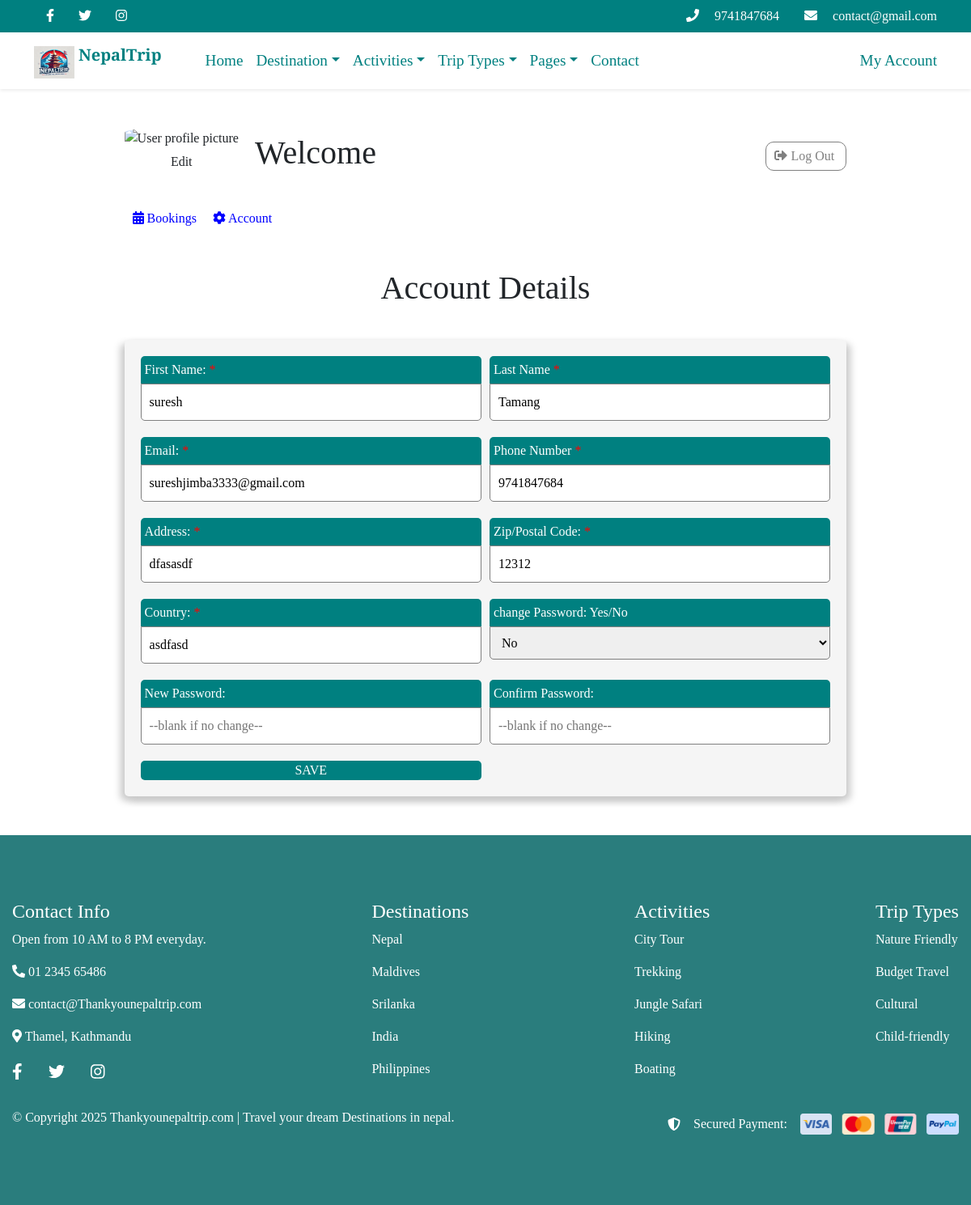
The page /my-account-setting.php (signed in) on the database its author committed.
### tables this page shows
CREATE TABLE `users` (
  `userid` varchar(50) NOT NULL,
  `phone_number` varchar(20) DEFAULT NULL,
  `address` varchar(255) DEFAULT NULL,
  `zip_postal_code` varchar(20) DEFAULT NULL,
  `country` varchar(50) DEFAULT NULL,
  `first_name` varchar(50) DEFAULT NULL,
  `last_name` varchar(50) DEFAULT NULL,
  `user_name` varchar(50) DEFAULT NULL,
  `email` varchar(100) NOT NULL,
  `password` varchar(255) NOT NULL,
  `profilepic` varchar(255) DEFAULT NULL,
  `status` enum('active','inactive','suspended') DEFAULT 'inactive'
);

### my-account-setting.php (the view, shortened to what this page needs)
<?php
require 'connection.php';
$user_id = $_SESSION['user_id'];
$stmt = $conn->prepare("SELECT * FROM users WHERE userid = ?");
$stmt->bind_param("s", $user_id);
$stmt->execute();
$result = $stmt->get_result();
if ($result->num_rows > 0) {
    $user = $result->fetch_assoc();
} else {
    header('location:login.php');
    exit;
}
?>
<!DOCTYPE html>
<html lang="en">
<head>
    <link href="https://cdn.jsdelivr.net/npm/bootstrap@5.3.2/dist/css/bootstrap.min.css" rel="stylesheet"
 />
    <link rel="stylesheet" href="index.css">
</head>
<body>
    <?php
    include("frontend/header.php");
    ?>
    <div class="features">
        <div class="container py-5 ">
            <div class="top-container">
                <div class="profile-top" style="display: flex; gap: 20px; align-items: center;">
                    <div class="image">
                        <img id="profilePic" alt="User profile picture" height="80"
                            src="https://storage.googleapis.com/a1aa/image/lYqBODwnaMU-b05_oodpY-_9bnJPEcMy7zRIn0c6F8k.jpg"
                            width="80" style="border-radius: 20%; cursor: pointer;" />
                        <p style="text-align: center; padding-top: 5px;" id="profilePic">Edit</p>
                    </div>
                    <h1 class="">
                        Welcome <?php echo $user['user_name']; ?>
                    </h1>
                </div>
                <a class="logout-btn" href="logout" onclick="return confirm('Are you sure want to logout?');">
                    <i class="fas fa-sign-out-alt mr-2">
                    </i>
                    Log Out
                </a>
            </div>
            <div class="navigation-menu">
                <a href="my-account" class="nav-btn"><i class="fas fa-calendar-alt"></i>
                    Bookings</a>
                <a href="my-account-setting" class="nav-btn"><i class="fas fa-cog"></i>
                    Account</a>
            </div>
            <div class="user-contents">
                <h1 style="margin-bottom: 40px;"> Account Details</h1>
                <form action="" method="post">
                    <div class="form-child">
                        <label for="">First Name: <span style="color:red">*</span></label><br>
                        <input type="text" name="firstname" id="" value="<?php echo $user['first_name']; ?>">
                    </div>
                    <div class="form-child">
                        <label for="">Last Name <span style="color:red">*</span></label><br>
                        <input type="text" name="lastname" id="" value="<?php echo $user['last_name']; ?>">
                    </div>
                    <div class="form-child">
                        <label for="">Email: <span style="color:red">*</span></label><br>
                        <input type="email" name="email" id="" value="<?php echo $user['email']; ?>">
                    </div>
                    <div class="form-child">
                        <label for="">Phone Number <span style="color:red">*</span></label><br>
                        <input type="number" name="phone_number" placeholder="6763647234"
                            value="<?php echo $user['phone_number']; ?>" required>
                    </div>
                    <div class="form-child">
                        <label for="">Address: <span style="color:red">*</span></label><br>
                        <input type="text" name="address" placeholder="Down town"
                            value="<?php echo $user['address']; ?>" required>
                    </div>
                    <div class="form-child">
                        <label for="">Zip/Postal Code: <span style="color:red">*</span></label><br>
                        <input type="number" name="zip_postal_code" placeholder="44788"
                            value="<?php echo $user['zip_postal_code']; ?>" required>
                    </div>
                    <div class="form-child">
                        <label for="">Country: <span style="color:red">*</span></label><br>
                        <input type="text" name="country" placeholder="United Kingdom"
                            value="<?php echo $user['country']; ?>" required>
                    </div>
                    <div class="form-child">
                        <label for="">change Password: Yes/No</label><br>
                        <select name="chpass" id="chpass">
                            <option value="No" selected>No</option>
                        </select>
                    </div>
                    <div class="form-child">
                        <label for="">New Password:</label><br>
                        <input type="password" name="password" id="" placeholder="--blank if no change--">
                    </div>
                    <div class="form-child">
                        <label for="countries">Confirm Password:</label>
                        <br>
                        <input type="password" name="cpassword" id="" placeholder="--blank if no change--">
                    </div>
                    <div class="form-child">
                        <button type="submit">SAVE</button>
                    </div>
                </form>
            </div>
        </div>
    </div>
    <?php
    include("frontend/footer.php");
    ?>
</body>
</html>

### index.css (style rules this page uses)
* { padding: 0; margin: 0; box-sizing: border-box; font-family: "Source Serif 4", serif; font-optical-sizing: auto; font-weight: 400; font-style: normal; }
body { padding-top: 160px; }

### my-account-setting.php (style rules this page uses)
.top-container { width: 80%; margin: 0 auto; height: max-content; display: flex; justify-content: space-between; align-items: center; }
.logout-btn { border: 1px solid gray; text-decoration: none; font-size: 1rem; padding: 5px 10px 5px 10px; border-radius: 10px; color: gray; min-width: 100px; transition: color 0.3s, border-bottom 0.3s; }
.navigation-menu { display: flex; width: 80%; margin: 0 auto; padding: 20px 0px 40px 0px; }
.nav-btn { text-decoration: none; color: blue; padding: 10px; transition: color 0.3s, border-bottom 0.3s; }
.user-contents { max-width: 80%; margin: 0 auto; align-items: center; justify-content: space-between; display: flex; flex-direction: column; }
.user-contents form { width: 100%; padding: 20px; background-color: whitesmoke; box-shadow: 5px 5px 10px rgb(201, 201, 201), -5px 5px 10px rgb(201, 201, 201); border-radius: 5px; display: grid; grid-template-columns: repeat(2, 1fr); row-gap: 20px; column-gap: 10px; }
.user-contents form label { background-color: #008080; width: 100%; color: white; padding: 5px; border-radius: 5px 5px 0px 0px; }
.user-contents form input, .user-contents form select { width: 100%; border: 1px solid gray; padding: 10px; border-radius: 0px 0px 5px 5px; }
.user-contents form button { width: 100%; height: 100%; border-radius: 5px; background-color: #008080; color: white; border: none; margin: 0 auto; }

### rows shown on the page
users: firstname "suresh", lastname "Tamang", email "sureshjimba3333@gmail.com", phone_number "9741847684", address "dfasasdf", zip_postal_code "12312", country "asdfasd"
